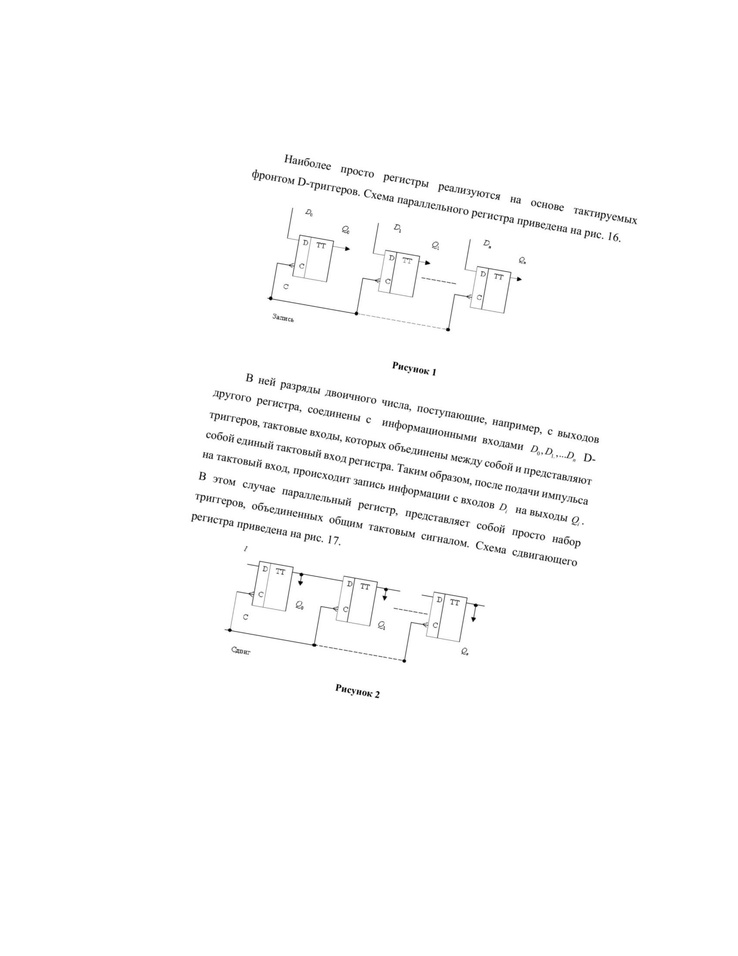
#> input picture files/example_rotated.jpg, 738 x 956 px, shrunk from 2550 x 3300 before the run
$ python autorotate.py
#> lines starting #> are read from the running program, lines starting #| are printed output that depends on the picture; after the words box and inside, x2 and y2 are one past the last pixel; in counts of white or black regions, pixels touching at a corner belong together
import cv2
import math
import numpy as np

class ImageAutoRotator:
    def __init__(self):
        self.image_path = None
        self.median_angle = None
        self.rotation_matrix = None
        self.rotated_image = None

    def autorotate(self, image_path: str, output_path: str | None = None) -> cv2.UMat:
        """
        Автоматически поворачивает изображение документа, выравнивая его по горизонтали.

        Функция определяет угол наклона документа на изображении с помощью преобразования Хафа,
        поворачивает изображение на вычисленный угол, масштаблирует и обрезает лишнее.
        Результат сохраняется по указанному пути или возвращается как объект изображения.

        :param image_path: Путь к исходному изображению.
        :param output_path: Путь для сохранения результата. Если None, результат не сохраняется.

        :return: Повернутое и выровненное изображение в формате cv2.UMat.

        Пример использования:
            >>> processor = ImageAutoRotator()
            >>> rotated_image = processor.autorotate("document.jpg", "rotated_document.jpg")
        """
#> called with image_path = 'files/example_rotated.jpg', output_path = 'result/result.jpg'
        self.image_path = image_path
        self.image = cv2.imread(self.image_path)
#> self.image is the input picture: shape (956, 738, 3); min 0, max 255, mean 251.8

        if self.image is None:
            raise ValueError("Изображение не найдено или не может быть загружено.")

        canny_image = cv2.Canny(cv2.cvtColor(self.image, cv2.COLOR_BGR2GRAY), 50, 150, apertureSize=3)
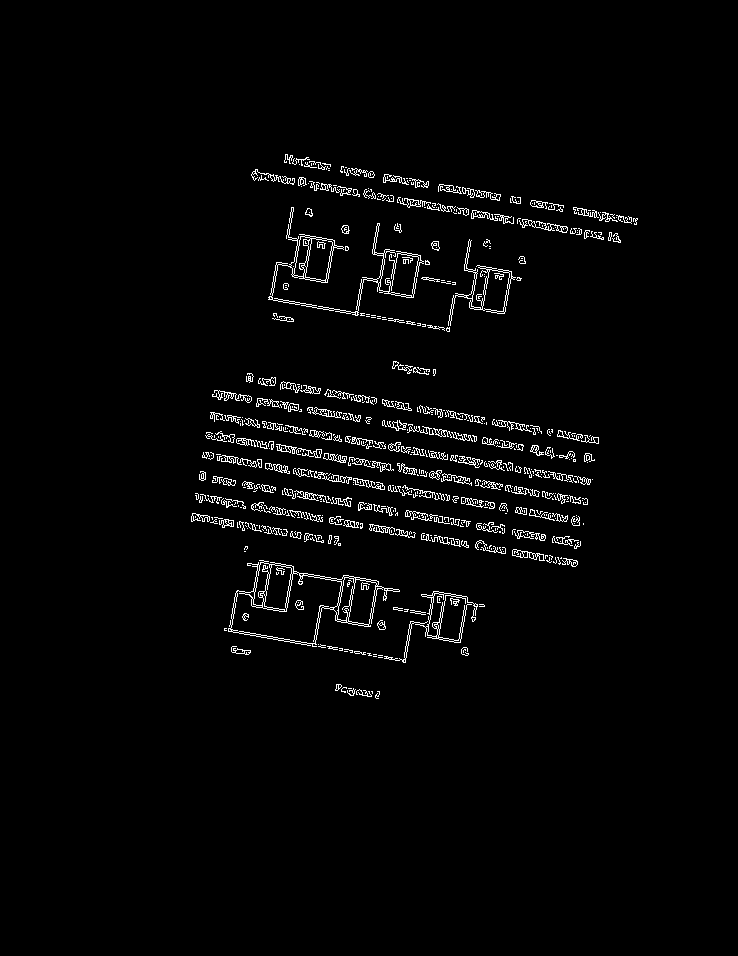
#> canny_image: shape (956, 738); 2.3% white in thin lines or dots, all inside (x1, y1, x2, y2) = (191, 154, 638, 699)
        segments = cv2.HoughLinesP(canny_image, 1, np.pi / 180, threshold=100, minLineLength=100, maxLineGap=10)
#> segments = 56 rows, first 6: [202, 457, 579, 524], [206, 437, 587, 504], [455, 455, 592, 479], [252, 176, 620, 241], [199, 474, 504, 528], [196, 499, 575, 566]

        angles = []
        for segment in segments:
            x1, y1, x2, y2 = segment[0]
            angle = math.atan2(y2 - y1, x2 - x1) * 180 / math.pi
            if -60 <= angle <= 60:
                angles.append(angle)
#> this loop made 56 passes
#> (x1, y1, x2, y2, angle) on passes 1 to 12: (202, 457, 579, 524, 10.08), (206, 437, 587, 504, 9.97), (455, 455, 592, 479, 9.94), (252, 176, 620, 241, 10.02), (199, 474, 504, 528, 10.04), (196, 499, 575, 566, 10.03), (210, 417, 589, 484, 10.03), (341, 172, 562, 211, 10.01), (382, 425, 585, 461, 10.06), (199, 479, 579, 546, 10), (214, 390, 371, 418, 10.11), (207, 432, 587, 499, 10)
#> after the loop, angles = 56 values, max 10.15 at index 52, min 9.02 at index 51, mean 9.96

        self.median_angle = np.median(angles) if angles else 0
#> self.median_angle = 10

        height, width = self.image.shape[:2]
#> height = 956; width = 738
        center = (width // 2, height // 2)
#> center = (369, 478)

        angle_rad = math.radians(self.median_angle)
#> angle_rad = 0.175
        new_h = height * abs(math.cos(angle_rad)) + width * abs(math.sin(angle_rad))
#> new_h = 1069.6
        new_w = width * abs(math.cos(angle_rad)) - height * abs(math.sin(angle_rad))
#> new_w = 560.8

        scale_value = max(new_h / height, new_w / width)
#> scale_value = 1.12

        self.rotation_matrix = cv2.getRotationMatrix2D(center, self.median_angle, scale_value)
#> self.rotation_matrix = [[1.1, 0.194, -130.4], [-0.194, 1.1, 23]]
        self.rotated_image = cv2.warpAffine(
            self.image,
            self.rotation_matrix,
            (width, height),
            borderMode=cv2.BORDER_CONSTANT,
            borderValue=(255, 255, 255)
        )
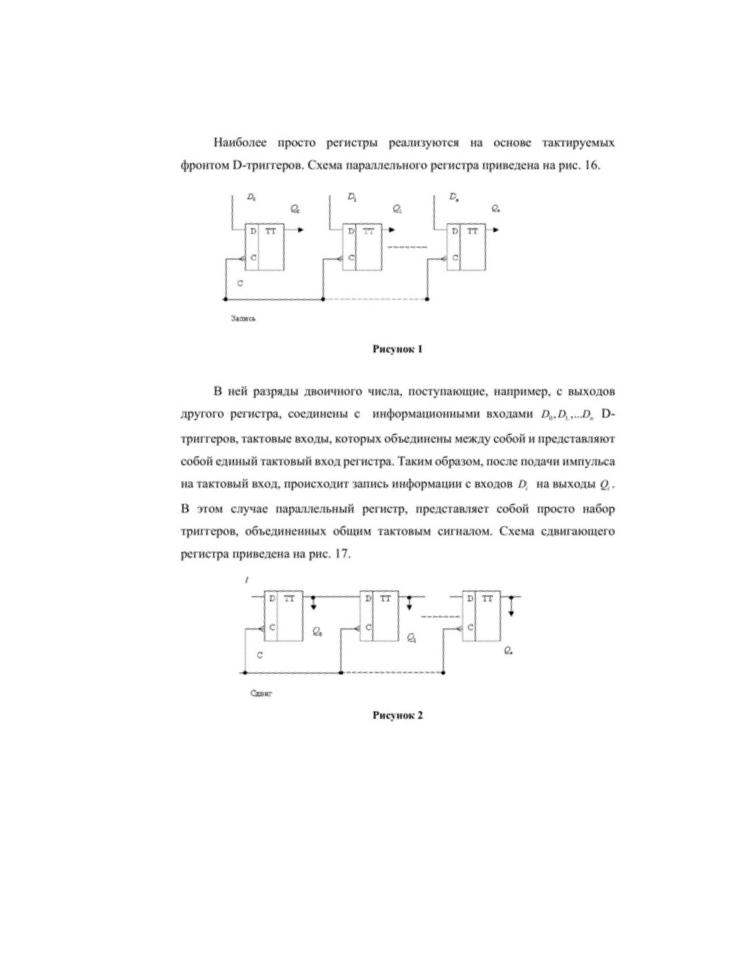
#> self.rotated_image: shape (956, 738, 3); min 0, max 255, mean 251

        if output_path is not None:
            cv2.imwrite(output_path, self.rotated_image)

        return self.rotated_image

    def get_angle(self) -> float | None:
        return -self.median_angle

if __name__ == "__main__":
    image_path = 'files/example_rotated.jpg'
    output_path = 'result/result.jpg'

    rotator = ImageAutoRotator()
    rotated_image = rotator.autorotate(image_path, output_path)

    print(f"Угол поворота картинки из примера: {rotator.get_angle()}")
    print(f"Результат автокоррекции угла наклона сохранён в {output_path}")

    angles = [-55, -30, -15, -5, 0, 5, 15, 30, 55]
    tests = ["TCGAN_page-0001.jpg", "TCGAN_page-0002.jpg", "TCGAN_page-0010.jpg", "TCGAN_page-0014.jpg", "example.jpg"]

    abs_error_sum = 0
    for image_name in tests:
        for angle in angles:
            rotator.autorotate(f'tests/{image_name[:-4]}_rotated_{angle}.jpg')
#> (the run stopped early here; a loop or call above may not have finished)
